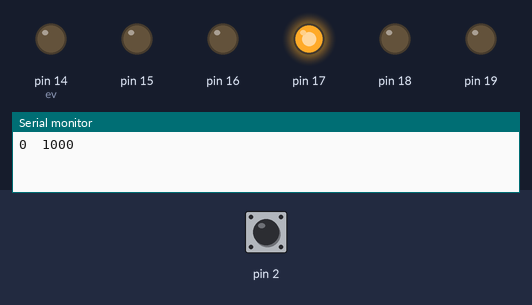
Bench run of a sketch on a simulated Arduino Uno, built with avr-gcc and run on an emulated ATmega328P. On the bench: output pins drawn as LEDs (lit = HIGH), the last lines printed to the serial monitor. Inputs (shaded band) come from the test bench; at power-on: pin 2 HIGH.

Above: at 0.2 s.
At 1.2 s:
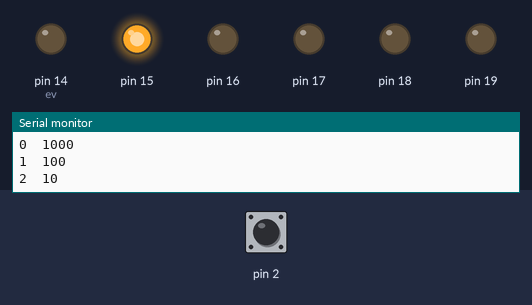
At 2.7 s:
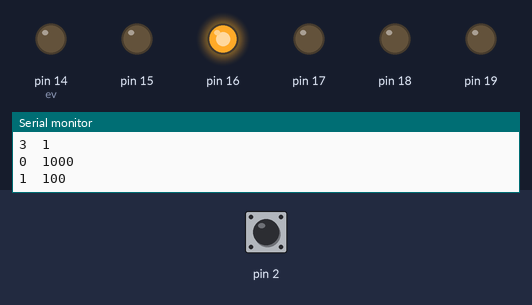
At 3.7 s:
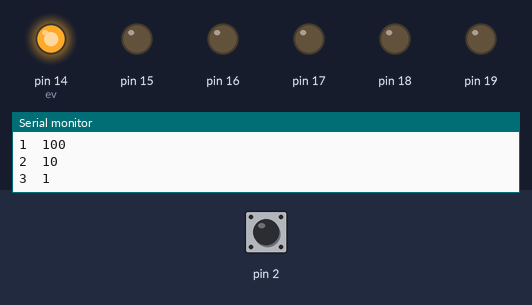
Timing chart, 0 to 4.6 s (numbered marks = the images above):
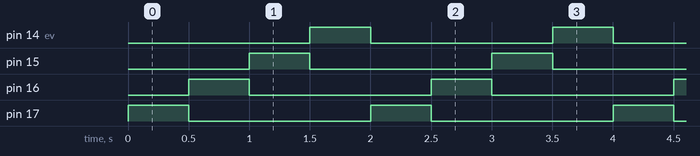

Measured:
- by itself, pin 14 (ev), pin 15–17: alternates HIGH for 0.50 s and LOW for 1.5 s
- by itself, everything shown: repeats every 2.0 s, in 4 steps

The sketch:

5-4a_EXTscan.ino
```cpp
byte ev = 0, dir = 0;

void setup() {
  pinMode(2, INPUT_PULLUP);
  attachInterrupt(digitalPinToInterrupt(2), cxDIR, CHANGE);
  Serial.begin(9600);
  DDRC = 0xFF;
}

void loop() {
  Serial.print(ev);
  if (dir) PORTC = 1 << ev;
  else PORTC = B1000 >> ev;
  ev = ++ev & B11;
  Serial.print("\t");
  Serial.println(PORTC, BIN);
  delay(500);
}

void cxDIR() {
  dir = (~dir);
  ev = 3 - ev;
}
```
